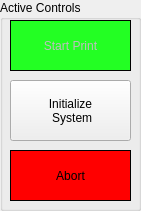
   <widget class="QGroupBox" name="ActiveControlBox">
    <property name="geometry">
     <rect>
      <x>400</x>
      <y>510</y>
      <width>141</width>
      <height>211</height>
     </rect>
    </property>
    <property name="title">
     <string>Active Controls</string>
    </property>
    <widget class="QPushButton" name="StartPrint">
     <property name="enabled">
      <bool>false</bool>
     </property>
     <property name="geometry">
      <rect>
       <x>10</x>
       <y>20</y>
       <width>121</width>
       <height>51</height>
      </rect>
     </property>
     <property name="styleSheet">
      <string notr="true">QPushButton#StartPrint {
    background-color: rgb(35, 255, 35);
    border-style: outset;
    border-width: 1px;
    border-color: black;
}

QPushButton#StartPrint:pressed {
    background-color: rgb(0, 150, 0);
    border-style: inset;
}

QPushButton#StartPrint:hover:!pressed {
    background-color:rgb(35,215,35);
}

</string>
     </property>
     <property name="text">
      <string>Start Print</string>
     </property>
    </widget>
    <widget class="QPushButton" name="InitializeAndSynchronize">
     <property name="geometry">
      <rect>
       <x>10</x>
       <y>80</y>
       <width>121</width>
       <height>61</height>
      </rect>
     </property>
     <property name="text">
      <string>Initialize
 System</string>
     </property>
    </widget>
    <widget class="QPushButton" name="AbortPrint">
     <property name="enabled">
      <bool>true</bool>
     </property>
     <property name="geometry">
      <rect>
       <x>10</x>
       <y>150</y>
       <width>121</width>
       <height>51</height>
      </rect>
     </property>
     <property name="styleSheet">
      <string notr="true">QPushButton#AbortPrint {
    background-color: red;
    border-style: outset;
    border-width: 1px;
    border-color: black;
}

QPushButton#AbortPrint:pressed {
    background-color: rgb(150, 0, 0);
    border-style: inset;
}

QPushButton#AbortPrint:disabled {
	background-color: rgb(0,0,255);
}

QPushButton#AbortPrint:hover:!pressed {
    background-color:rgb(215,35,35);
}</string>
     </property>
     <property name="text">
      <string>Abort</string>
     </property>
    </widget>
   </widget>
